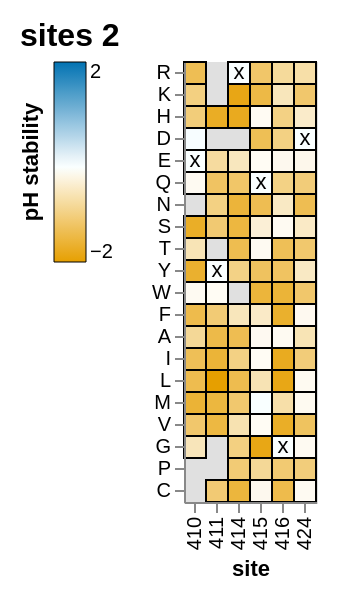

The cell this chart's notebook holds for it:
### Code cell
pH_sites_2_chart = polyclonal.plot.lineplot_and_heatmap(
    data_df=test,
    stat_col="pH stability",
    category_col="phenotype",
    alphabet=alphabet,
    # addtl_tooltip_stats=addtl_tooltip_stats,
    addtl_slider_stats={"entry in C musculinus TfR1 cells" : -5},
    init_floor_at_zero=False,
    init_site_statistic="mean",
    show_zoombar=False,
    show_lineplot=False,
    sites=pH_sites_2,
    plot_title="sites 2",
    heatmap_max_at_least=2,
    heatmap_min_at_least=-1,
)

pH_sites_2_chart

### Figure 1 — Vega-Lite specification as saved in the notebook (floating-point values rounded to 4 significant figures)
{"config": {"view": {"continuousWidth": 300, "continuousHeight": 300}, "axis": {"grid": false, "labelOverlap": "parity"}, "padding": 10}, "vconcat": [{"vconcat": [{"layer": [{"mark": {"type": "rect", "color": "#E0E0E0"}, "encoding": {"x": {"field": "site", "sort": {"field": "_stat_site_order", "order": "ascending"}, "type": "ordinal"}, "y": {"field": "mutant", "scale": {"domain": ["R", "K", "H", "D", "E", "Q", "N", "S", "T", "Y", "W", "F", "A", "I", "L", "M", "V", "G", "P", "C"]}, "sort": ["R", "K", "H", "D", "E", "Q", "N", "S", "T", "Y", "W", "F", "A", "I", "L", "M", "V", "G", "P", "C"], "title": null, "type": "nominal"}}, "name": "view_4", "transform": [{"lookup": "site", "from": {"data": {"name": "data-eb8defc88aff9094e3da7f599dab0b84"}, "key": "site", "fields": ["wildtype", "_stat_site_order"]}}, {"calculate": "if(isFinite(datum['pH stability']),datum['pH stability'],NaN)", "as": "pH stability"}, {"calculate": "if(isFinite(datum['entry in C musculinus TfR1 cells']),datum['entry in C musculinus TfR1 cells'],NaN)", "as": "entry in C musculinus TfR1 cells"}, {"calculate": "max(datum['pH stability'],floor_at_zero['floor'])", "as": "_stat"}, {"calculate": "false", "as": "_stat_hide"}, {"filter": "(((datum['entry in C musculinus TfR1 cells'] >= (param_5 - 1e-06)) || (!isFinite(datum['entry in C musculinus TfR1 cells']))) || datum['_stat_hide'])"}, {"calculate": "if(datum['_stat_hide'],-1.811,datum['_stat'])", "as": "_stat_not_hidden"}, {"joinaggregate": [{"op": "max", "field": "_stat_not_hidden", "as": "_stat_site_max"}], "groupby": ["site"]}, {"filter": "((datum['_stat_site_max'] >= (param_6 - 1e-06)) || (!isFinite(datum['_stat_site_max'])))"}, {"calculate": "(datum.wildtype !== datum.mutant)", "as": "_stat_not_wildtype"}, {"joinaggregate": [{"op": "max", "field": "_stat_not_wildtype", "as": "_stat_site_has_non_wildtype"}], "groupby": ["site"]}, {"filter": "datum['_stat_site_has_non_wildtype']"}, {"filter": {"param": "param_8"}}, {"impute": "_stat_dummy", "key": "mutant", "groupby": ["site"], "keyvals": ["R", "K", "H", "D", "E", "Q", "N", "S", "T", "Y", "W", "F", "A", "I", "L", "M", "V", "G", "P", "C"], "value": null}]}, {"mark": {"type": "rect"}, "encoding": {"color": {"value": "silver"}, "stroke": {"value": "black"}, "tooltip": [{"field": "site", "type": "nominal"}, {"field": "wildtype", "type": "nominal"}, {"field": "mutant", "type": "nominal"}, {"field": "pH stability", "format": ".3g", "type": "quantitative"}, {"field": "entry in C musculinus TfR1 cells", "format": ".3g", "type": "quantitative"}], "x": {"axis": {"labels": true, "ticks": true, "title": "site"}, "field": "site", "sort": {"field": "_stat_site_order", "order": "ascending"}, "type": "ordinal"}, "y": {"field": "mutant", "scale": {"domain": ["R", "K", "H", "D", "E", "Q", "N", "S", "T", "Y", "W", "F", "A", "I", "L", "M", "V", "G", "P", "C"]}, "sort": ["R", "K", "H", "D", "E", "Q", "N", "S", "T", "Y", "W", "F", "A", "I", "L", "M", "V", "G", "P", "C"], "title": null, "type": "nominal"}}, "title": {"text": "", "anchor": "middle", "color": "#0072B2", "orient": "left"}, "transform": [{"lookup": "site", "from": {"data": {"name": "data-eb8defc88aff9094e3da7f599dab0b84"}, "key": "site", "fields": ["wildtype", "_stat_site_order"]}}, {"calculate": "if(isFinite(datum['pH stability']),datum['pH stability'],NaN)", "as": "pH stability"}, {"calculate": "if(isFinite(datum['entry in C musculinus TfR1 cells']),datum['entry in C musculinus TfR1 cells'],NaN)", "as": "entry in C musculinus TfR1 cells"}, {"calculate": "max(datum['pH stability'],floor_at_zero['floor'])", "as": "_stat"}, {"calculate": "false", "as": "_stat_hide"}, {"filter": "(((datum['entry in C musculinus TfR1 cells'] >= (param_5 - 1e-06)) || (!isFinite(datum['entry in C musculinus TfR1 cells']))) || datum['_stat_hide'])"}, {"calculate": "if(datum['_stat_hide'],-1.811,datum['_stat'])", "as": "_stat_not_hidden"}, {"joinaggregate": [{"op": "max", "field": "_stat_not_hidden", "as": "_stat_site_max"}], "groupby": ["site"]}, {"filter": "((datum['_stat_site_max'] >= (param_6 - 1e-06)) || (!isFinite(datum['_stat_site_max'])))"}, {"calculate": "(datum.wildtype !== datum.mutant)", "as": "_stat_not_wildtype"}, {"joinaggregate": [{"op": "max", "field": "_stat_not_wildtype", "as": "_stat_site_has_non_wildtype"}], "groupby": ["site"]}, {"filter": "datum['_stat_site_has_non_wildtype']"}, {"filter": {"param": "param_8"}}, {"filter": "(datum['phenotype'] === 'functional_effect')"}, {"filter": "datum['_stat_hide']"}]}, {"mark": {"type": "rect"}, "encoding": {"color": {"field": "_stat", "legend": {"gradientLength": 100, "gradientStrokeColor": "black", "gradientStrokeWidth": 0.5, "orient": "left", "title": "pH stability", "titleOrient": "left"}, "scale": {"clamp": true, "domainMax": 2, "domainMid": 0, "domainMin": {"expr": "floor_at_zero.floor"}, "nice": false, "range": ["#e69f00", "#e7a40d", "#e9a91b", "#eaae28", "#ebb336", "#edb843", "#eebd51", "#efc25e", "#f1c76b", "#f2cc79", "#f3d286", "#f4d794", "#f6dca1", "#f7e1ae", "#f8e6bc", "#faebc9", "#fbf0d7", "#fcf5e4", "#fefaf2", "#ffffff", "#f2f8fb", "#e4f0f7", "#d7e9f3", "#c9e1ef", "#bcdaeb", "#aed2e7", "#a1cbe3", "#94c4df", "#86bcdb", "#79b5d6", "#6badd2", "#5ea6ce", "#519fca", "#4397c6", "#3690c2", "#2888be", "#1b81ba", "#0d79b6", "#0072b2"], "type": "linear", "zero": true}, "type": "quantitative"}, "stroke": {"value": "black"}, "tooltip": [{"field": "site", "type": "nominal"}, {"field": "wildtype", "type": "nominal"}, {"field": "mutant", "type": "nominal"}, {"field": "pH stability", "format": ".3g", "type": "quantitative"}, {"field": "entry in C musculinus TfR1 cells", "format": ".3g", "type": "quantitative"}], "x": {"axis": {"labels": true, "ticks": true, "title": "site"}, "field": "site", "sort": {"field": "_stat_site_order", "order": "ascending"}, "type": "ordinal"}, "y": {"field": "mutant", "scale": {"domain": ["R", "K", "H", "D", "E", "Q", "N", "S", "T", "Y", "W", "F", "A", "I", "L", "M", "V", "G", "P", "C"]}, "sort": ["R", "K", "H", "D", "E", "Q", "N", "S", "T", "Y", "W", "F", "A", "I", "L", "M", "V", "G", "P", "C"], "title": null, "type": "nominal"}}, "title": {"text": "", "anchor": "middle", "color": "#0072B2", "orient": "left"}, "transform": [{"lookup": "site", "from": {"data": {"name": "data-eb8defc88aff9094e3da7f599dab0b84"}, "key": "site", "fields": ["wildtype", "_stat_site_order"]}}, {"calculate": "if(isFinite(datum['pH stability']),datum['pH stability'],NaN)", "as": "pH stability"}, {"calculate": "if(isFinite(datum['entry in C musculinus TfR1 cells']),datum['entry in C musculinus TfR1 cells'],NaN)", "as": "entry in C musculinus TfR1 cells"}, {"calculate": "max(datum['pH stability'],floor_at_zero['floor'])", "as": "_stat"}, {"calculate": "false", "as": "_stat_hide"}, {"filter": "(((datum['entry in C musculinus TfR1 cells'] >= (param_5 - 1e-06)) || (!isFinite(datum['entry in C musculinus TfR1 cells']))) || datum['_stat_hide'])"}, {"calculate": "if(datum['_stat_hide'],-1.811,datum['_stat'])", "as": "_stat_not_hidden"}, {"joinaggregate": [{"op": "max", "field": "_stat_not_hidden", "as": "_stat_site_max"}], "groupby": ["site"]}, {"filter": "((datum['_stat_site_max'] >= (param_6 - 1e-06)) || (!isFinite(datum['_stat_site_max'])))"}, {"calculate": "(datum.wildtype !== datum.mutant)", "as": "_stat_not_wildtype"}, {"joinaggregate": [{"op": "max", "field": "_stat_not_wildtype", "as": "_stat_site_has_non_wildtype"}], "groupby": ["site"]}, {"filter": "datum['_stat_site_has_non_wildtype']"}, {"filter": {"param": "param_8"}}, {"filter": "(datum['phenotype'] === 'functional_effect')"}, {"filter": "(!datum['_stat_hide'])"}]}, {"mark": {"type": "text", "color": "black", "text": "x"}, "encoding": {"x": {"field": "site", "sort": {"field": "_stat_site_order", "order": "ascending"}, "type": "ordinal"}, "y": {"field": "mutant", "scale": {"domain": ["R", "K", "H", "D", "E", "Q", "N", "S", "T", "Y", "W", "F", "A", "I", "L", "M", "V", "G", "P", "C"]}, "sort": ["R", "K", "H", "D", "E", "Q", "N", "S", "T", "Y", "W", "F", "A", "I", "L", "M", "V", "G", "P", "C"], "title": null, "type": "nominal"}}, "transform": [{"lookup": "site", "from": {"data": {"name": "data-eb8defc88aff9094e3da7f599dab0b84"}, "key": "site", "fields": ["wildtype", "_stat_site_order"]}}, {"calculate": "if(isFinite(datum['pH stability']),datum['pH stability'],NaN)", "as": "pH stability"}, {"calculate": "if(isFinite(datum['entry in C musculinus TfR1 cells']),datum['entry in C musculinus TfR1 cells'],NaN)", "as": "entry in C musculinus TfR1 cells"}, {"calculate": "max(datum['pH stability'],floor_at_zero['floor'])", "as": "_stat"}, {"calculate": "false", "as": "_stat_hide"}, {"filter": "(((datum['entry in C musculinus TfR1 cells'] >= (param_5 - 1e-06)) || (!isFinite(datum['entry in C musculinus TfR1 cells']))) || datum['_stat_hide'])"}, {"calculate": "if(datum['_stat_hide'],-1.811,datum['_stat'])", "as": "_stat_not_hidden"}, {"joinaggregate": [{"op": "max", "field": "_stat_not_hidden", "as": "_stat_site_max"}], "groupby": ["site"]}, {"filter": "((datum['_stat_site_max'] >= (param_6 - 1e-06)) || (!isFinite(datum['_stat_site_max'])))"}, {"calculate": "(datum.wildtype !== datum.mutant)", "as": "_stat_not_wildtype"}, {"joinaggregate": [{"op": "max", "field": "_stat_not_wildtype", "as": "_stat_site_has_non_wildtype"}], "groupby": ["site"]}, {"filter": "datum['_stat_site_has_non_wildtype']"}, {"filter": {"param": "param_8"}}, {"filter": "(datum.wildtype === datum.mutant)"}]}], "height": {"step": 11}, "width": {"step": 11}}], "resolve": {"scale": {"color": "shared", "x": "shared"}}, "spacing": 10}], "data": {"name": "data-4bb9de0a9459b35d9c7b0447fe9edcb7"}, "params": [{"name": "floor_at_zero", "select": {"type": "point", "fields": ["floor"]}, "bind": {"input": "radio", "options": [0, -1.811], "labels": ["yes", "no"], "name": "floor pH stability at zero"}, "value": [{"floor": -1.811}], "views": ["view_4"]}, {"name": "param_8", "select": {"type": "interval", "encodings": ["x"], "mark": {"stroke": "black", "strokeWidth": 2}}, "views": ["view_4"]}, {"name": "param_5", "bind": {"input": "range", "max": 0.04205, "min": -5.6, "name": "minimum entry in C musculinus TfR1 cells"}, "value": -5}, {"name": "param_6", "bind": {"input": "range", "max": 2, "min": -1.811, "name": "minimum max of pH stability at site"}, "value": -1.811}], "resolve": {"scale": {"color": "independent"}}, "title": {"text": "sites 2", "align": "left", "anchor": "start", "fontSize": 16}, "$schema": "https://vega.github.io/schema/vega-lite/v5.20.1.json", "datasets": {"data-4bb9de0a9459b35d9c7b0447fe9edcb7": [{"site": 410, "mutant": "A", "pH stability": -0.7429, "phenotype": "functional_effect", "entry in C musculinus TfR1 cells": -0.6054}, {"site": 410, "mutant": "D", "pH stability": 0.03647, "phenotype": "functional_effect", "entry in C musculinus TfR1 cells": -0.8764}, {"site": 410, "mutant": "E", "pH stability": 0.0, "phenotype": "functional_effect", "entry in C musculinus TfR1 cells": 0.0}, {"site": 410, "mutant": "F", "pH stability": -1.271, "phenotype": "functional_effect", "entry in C musculinus TfR1 cells": -3.579}, {"site": 410, "mutant": "G", "pH stability": -0.4903, "phenotype": "functional_effect", "entry in C musculinus TfR1 cells": -2.968}, {"site": 410, "mutant": "H", "pH stability": -0.9437, "phenotype": "functional_effect", "entry in C musculinus TfR1 cells": -0.6501}, {"site": 410, "mutant": "I", "pH stability": -1.198, "phenotype": "functional_effect", "entry in C musculinus TfR1 cells": -3.818}, {"site": 410, "mutant": "K", "pH stability": -0.8951, "phenotype": "functional_effect", "entry in C musculinus TfR1 cells": -4.541}, {"site": 410, "mutant": "L", "pH stability": -1.255, "phenotype": "functional_effect", "entry in C musculinus TfR1 cells": -3.709}, {"site": 410, "mutant": "M", "pH stability": -1.431, "phenotype": "functional_effect", "entry in C musculinus TfR1 cells": -1.503}, {"site": 410, "mutant": "Q", "pH stability": -0.08738, "phenotype": "functional_effect", "entry in C musculinus TfR1 cells": -0.6535}, {"site": 410, "mutant": "R", "pH stability": -1.217, "phenotype": "functional_effect", "entry in C musculinus TfR1 cells": -2.852}, {"site": 410, "mutant": "S", "pH stability": -1.53, "phenotype": "functional_effect", "entry in C musculinus TfR1 cells": -0.9687}, {"site": 410, "mutant": "T", "pH stability": -0.516, "phenotype": "functional_effect", "entry in C musculinus TfR1 cells": -3.264}, {"site": 410, "mutant": "V", "pH stability": -1.042, "phenotype": "functional_effect", "entry in C musculinus TfR1 cells": -3.063}, {"site": 410, "mutant": "W", "pH stability": -0.09006, "phenotype": "functional_effect", "entry in C musculinus TfR1 cells": -0.7358}, {"site": 410, "mutant": "Y", "pH stability": -1.479, "phenotype": "functional_effect", "entry in C musculinus TfR1 cells": -3.21}, {"site": 411, "mutant": "A", "pH stability": -1.297, "phenotype": "functional_effect", "entry in C musculinus TfR1 cells": -2.431}, {"site": 411, "mutant": "C", "pH stability": -0.9904, "phenotype": "functional_effect", "entry in C musculinus TfR1 cells": -4.327}, {"site": 411, "mutant": "E", "pH stability": -0.6797, "phenotype": "functional_effect", "entry in C musculinus TfR1 cells": -3.824}, {"site": 411, "mutant": "F", "pH stability": -0.9778, "phenotype": "functional_effect", "entry in C musculinus TfR1 cells": -3.462}, {"site": 411, "mutant": "H", "pH stability": -1.551, "phenotype": "functional_effect", "entry in C musculinus TfR1 cells": -1.751}, {"site": 411, "mutant": "I", "pH stability": -1.418, "phenotype": "functional_effect", "entry in C musculinus TfR1 cells": -2.266}, {"site": 411, "mutant": "K", "pH stability": -0.0207, "phenotype": "functional_effect", "entry in C musculinus TfR1 cells": -5.6}, {"site": 411, "mutant": "L", "pH stability": -1.811, "phenotype": "functional_effect", "entry in C musculinus TfR1 cells": -1.032}, {"site": 411, "mutant": "M", "pH stability": -1.363, "phenotype": "functional_effect", "entry in C musculinus TfR1 cells": -2.354}, {"site": 411, "mutant": "N", "pH stability": -0.8809, "phenotype": "functional_effect", "entry in C musculinus TfR1 cells": -3.658}, {"site": 411, "mutant": "Q", "pH stability": -1.116, "phenotype": "functional_effect", "entry in C musculinus TfR1 cells": -3.22}, {"site": 411, "mutant": "R", "pH stability": -0.5416, "phenotype": "functional_effect", "entry in C musculinus TfR1 cells": -5.035}, {"site": 411, "mutant": "S", "pH stability": -1.003, "phenotype": "functional_effect", "entry in C musculinus TfR1 cells": -3.058}, {"site": 411, "mutant": "V", "pH stability": -1.341, "phenotype": "functional_effect", "entry in C musculinus TfR1 cells": -3.183}, {"site": 411, "mutant": "W", "pH stability": -0.06094, "phenotype": "functional_effect", "entry in C musculinus TfR1 cells": -2.279}, {"site": 411, "mutant": "Y", "pH stability": 0.0, "phenotype": "functional_effect", "entry in C musculinus TfR1 cells": 0.0}, {"site": 414, "mutant": "A", "pH stability": -1.235, "phenotype": "functional_effect", "entry in C musculinus TfR1 cells": -2.989}, {"site": 414, "mutant": "C", "pH stability": -1.38, "phenotype": "functional_effect", "entry in C musculinus TfR1 cells": -2.51}, {"site": 414, "mutant": "E", "pH stability": -0.4623, "phenotype": "functional_effect", "entry in C musculinus TfR1 cells": -3.71}, {"site": 414, "mutant": "F", "pH stability": -0.4844, "phenotype": "functional_effect", "entry in C musculinus TfR1 cells": -3.133}, {"site": 414, "mutant": "G", "pH stability": -0.8939, "phenotype": "functional_effect", "entry in C musculinus TfR1 cells": -3.074}, {"site": 414, "mutant": "H", "pH stability": -1.593, "phenotype": "functional_effect", "entry in C musculinus TfR1 cells": -2.771}, {"site": 414, "mutant": "I", "pH stability": -0.8709, "phenotype": "functional_effect", "entry in C musculinus TfR1 cells": -3.542}, {"site": 414, "mutant": "K", "pH stability": -1.669, "phenotype": "functional_effect", "entry in C musculinus TfR1 cells": -1.746}, {"site": 414, "mutant": "L", "pH stability": -1.253, "phenotype": "functional_effect", "entry in C musculinus TfR1 cells": -3.006}, {"site": 414, "mutant": "M", "pH stability": -1.029, "phenotype": "functional_effect", "entry in C musculinus TfR1 cells": -3.285}, {"site": 414, "mutant": "N", "pH stability": -1.403, "phenotype": "functional_effect", "entry in C musculinus TfR1 cells": -2.301}, {"site": 414, "mutant": "P", "pH stability": -0.9799, "phenotype": "functional_effect", "entry in C musculinus TfR1 cells": -4.393}, {"site": 414, "mutant": "Q", "pH stability": -1.069, "phenotype": "functional_effect", "entry in C musculinus TfR1 cells": -2.455}, {"site": 414, "mutant": "R", "pH stability": 0.0, "phenotype": "functional_effect", "entry in C musculinus TfR1 cells": 0.0}, {"site": 414, "mutant": "S", "pH stability": -1.357, "phenotype": "functional_effect", "entry in C musculinus TfR1 cells": -2.951}, {"site": 414, "mutant": "T", "pH stability": -1.246, "phenotype": "functional_effect", "entry in C musculinus TfR1 cells": -3.258}, {"site": 414, "mutant": "V", "pH stability": -0.5489, "phenotype": "functional_effect", "entry in C musculinus TfR1 cells": -4.016}, {"site": 414, "mutant": "W", "pH stability": -0.4567, "phenotype": "functional_effect", "entry in C musculinus TfR1 cells": -5.162}, {"site": 414, "mutant": "Y", "pH stability": -0.8606, "phenotype": "functional_effect", "entry in C musculinus TfR1 cells": -3.64}, {"site": 415, "mutant": "A", "pH stability": -0.1054, "phenotype": "functional_effect", "entry in C musculinus TfR1 cells": -0.9276}, {"site": 415, "mutant": "C", "pH stability": -0.1248, "phenotype": "functional_effect", "entry in C musculinus TfR1 cells": -2.006}, {"site": 415, "mutant": "D", "pH stability": -1.208, "phenotype": "functional_effect", "entry in C musculinus TfR1 cells": -2.3}, {"site": 415, "mutant": "E", "pH stability": -0.04887, "phenotype": "functional_effect", "entry in C musculinus TfR1 cells": -1.316}, {"site": 415, "mutant": "F", "pH stability": -0.3929, "phenotype": "functional_effect", "entry in C musculinus TfR1 cells": -2.103}, {"site": 415, "mutant": "G", "pH stability": -1.665, "phenotype": "functional_effect", "entry in C musculinus TfR1 cells": -0.6632}, {"site": 415, "mutant": "H", "pH stability": -0.08095, "phenotype": "functional_effect", "entry in C musculinus TfR1 cells": -0.2712}, {"site": 415, "mutant": "I", "pH stability": -0.04345, "phenotype": "functional_effect", "entry in C musculinus TfR1 cells": -1.657}, {"site": 415, "mutant": "K", "pH stability": -1.315, "phenotype": "functional_effect", "entry in C musculinus TfR1 cells": -2.161}, {"site": 415, "mutant": "L", "pH stability": -0.5337, "phenotype": "functional_effect", "entry in C musculinus TfR1 cells": -1.423}, {"site": 415, "mutant": "M", "pH stability": 0.01237, "phenotype": "functional_effect", "entry in C musculinus TfR1 cells": -1.802}, {"site": 415, "mutant": "N", "pH stability": -1.232, "phenotype": "functional_effect", "entry in C musculinus TfR1 cells": 0.008645}, {"site": 415, "mutant": "P", "pH stability": -0.742, "phenotype": "functional_effect", "entry in C musculinus TfR1 cells": -2.989}, {"site": 415, "mutant": "Q", "pH stability": 0.0, "phenotype": "functional_effect", "entry in C musculinus TfR1 cells": 0.0}, {"site": 415, "mutant": "R", "pH stability": -1.061, "phenotype": "functional_effect", "entry in C musculinus TfR1 cells": -1.983}, {"site": 415, "mutant": "S", "pH stability": -0.2958, "phenotype": "functional_effect", "entry in C musculinus TfR1 cells": -0.7057}, {"site": 415, "mutant": "T", "pH stability": -0.08802, "phenotype": "functional_effect", "entry in C musculinus TfR1 cells": -0.7519}, {"site": 415, "mutant": "V", "pH stability": -0.04605, "phenotype": "functional_effect", "entry in C musculinus TfR1 cells": -0.9039}, {"site": 415, "mutant": "W", "pH stability": -1.392, "phenotype": "functional_effect", "entry in C musculinus TfR1 cells": -2.034}, {"site": 415, "mutant": "Y", "pH stability": -1.139, "phenotype": "functional_effect", "entry in C musculinus TfR1 cells": -1.046}, {"site": 416, "mutant": "A", "pH stability": -0.08561, "phenotype": "functional_effect", "entry in C musculinus TfR1 cells": -0.1054}, {"site": 416, "mutant": "C", "pH stability": -1.272, "phenotype": "functional_effect", "entry in C musculinus TfR1 cells": -1.512}, {"site": 416, "mutant": "D", "pH stability": -0.8815, "phenotype": "functional_effect", "entry in C musculinus TfR1 cells": -2.211}, {"site": 416, "mutant": "E", "pH stability": -0.1255, "phenotype": "functional_effect", "entry in C musculinus TfR1 cells": -0.2384}, {"site": 416, "mutant": "F", "pH stability": -1.494, "phenotype": "functional_effect", "entry in C musculinus TfR1 cells": -2.176}, {"site": 416, "mutant": "G", "pH stability": 0.0, "phenotype": "functional_effect", "entry in C musculinus TfR1 cells": 0.0}, {"site": 416, "mutant": "H", "pH stability": -0.8756, "phenotype": "functional_effect", "entry in C musculinus TfR1 cells": -0.6052}, {"site": 416, "mutant": "I", "pH stability": -1.584, "phenotype": "functional_effect", "entry in C musculinus TfR1 cells": -2.206}, {"site": 416, "mutant": "K", "pH stability": -0.4832, "phenotype": "functional_effect", "entry in C musculinus TfR1 cells": -0.0621}, {"site": 416, "mutant": "L", "pH stability": -1.656, "phenotype": "functional_effect", "entry in C musculinus TfR1 cells": -0.9389}, {"site": 416, "mutant": "M", "pH stability": -0.6049, "phenotype": "functional_effect", "entry in C musculinus TfR1 cells": -0.4796}, {"site": 416, "mutant": "N", "pH stability": -0.4185, "phenotype": "functional_effect", "entry in C musculinus TfR1 cells": -1.203}, {"site": 416, "mutant": "P", "pH stability": -0.9987, "phenotype": "functional_effect", "entry in C musculinus TfR1 cells": -3.341}, {"site": 416, "mutant": "Q", "pH stability": -0.8641, "phenotype": "functional_effect", "entry in C musculinus TfR1 cells": -0.4164}, {"site": 416, "mutant": "R", "pH stability": -0.7098, "phenotype": "functional_effect", "entry in C musculinus TfR1 cells": -0.2521}, {"site": 416, "mutant": "S", "pH stability": -0.09385, "phenotype": "functional_effect", "entry in C musculinus TfR1 cells": 0.04205}, {"site": 416, "mutant": "T", "pH stability": -1.196, "phenotype": "functional_effect", "entry in C musculinus TfR1 cells": -1.237}, {"site": 416, "mutant": "V", "pH stability": -1.53, "phenotype": "functional_effect", "entry in C musculinus TfR1 cells": -1.887}, {"site": 416, "mutant": "W", "pH stability": -1.415, "phenotype": "functional_effect", "entry in C musculinus TfR1 cells": -2.572}, {"site": 416, "mutant": "Y", "pH stability": -1.12, "phenotype": "functional_effect", "entry in C musculinus TfR1 cells": -3.32}, {"site": 424, "mutant": "A", "pH stability": -0.5238, "phenotype": "functional_effect", "entry in C musculinus TfR1 cells": -1.34}, {"site": 424, "mutant": "C", "pH stability": -0.08552, "phenotype": "functional_effect", "entry in C musculinus TfR1 cells": -3.529}, {"site": 424, "mutant": "D", "pH stability": 0.0, "phenotype": "functional_effect", "entry in C musculinus TfR1 cells": 0.0}, {"site": 424, "mutant": "E", "pH stability": -0.1437, "phenotype": "functional_effect", "entry in C musculinus TfR1 cells": -0.8816}, {"site": 424, "mutant": "F", "pH stability": -0.1083, "phenotype": "functional_effect", "entry in C musculinus TfR1 cells": -2.105}, {"site": 424, "mutant": "G", "pH stability": -0.08568, "phenotype": "functional_effect", "entry in C musculinus TfR1 cells": -2.042}, {"site": 424, "mutant": "H", "pH stability": -0.3778, "phenotype": "functional_effect", "entry in C musculinus TfR1 cells": -1.85}, {"site": 424, "mutant": "I", "pH stability": -0.9501, "phenotype": "functional_effect", "entry in C musculinus TfR1 cells": -1.749}, {"site": 424, "mutant": "K", "pH stability": -1.039, "phenotype": "functional_effect", "entry in C musculinus TfR1 cells": -1.512}, {"site": 424, "mutant": "L", "pH stability": -0.1012, "phenotype": "functional_effect", "entry in C musculinus TfR1 cells": -3.344}, {"site": 424, "mutant": "M", "pH stability": -0.1011, "phenotype": "functional_effect", "entry in C musculinus TfR1 cells": -2.053}, {"site": 424, "mutant": "N", "pH stability": -1.235, "phenotype": "functional_effect", "entry in C musculinus TfR1 cells": -1.603}, {"site": 424, "mutant": "P", "pH stability": -0.9385, "phenotype": "functional_effect", "entry in C musculinus TfR1 cells": -2.918}, {"site": 424, "mutant": "Q", "pH stability": -0.9546, "phenotype": "functional_effect", "entry in C musculinus TfR1 cells": -1.462}, {"site": 424, "mutant": "R", "pH stability": -0.6181, "phenotype": "functional_effect", "entry in C musculinus TfR1 cells": -2.042}, {"site": 424, "mutant": "S", "pH stability": -0.4014, "phenotype": "functional_effect", "entry in C musculinus TfR1 cells": -2.22}, {"site": 424, "mutant": "T", "pH stability": -1.033, "phenotype": "functional_effect", "entry in C musculinus TfR1 cells": -1.347}, {"site": 424, "mutant": "V", "pH stability": -1.134, "phenotype": "functional_effect", "entry in C musculinus TfR1 cells": -2.12}, {"site": 424, "mutant": "W", "pH stability": -1.049, "phenotype": "functional_effect", "entry in C musculinus TfR1 cells": -3.553}, {"site": 424, "mutant": "Y", "pH stability": -0.4179, "phenotype": "functional_effect", "entry in C musculinus TfR1 cells": -2.433}], "data-eb8defc88aff9094e3da7f599dab0b84": [{"site": 410, "wildtype": "E", "_stat_site_order": 0}, {"site": 411, "wildtype": "Y", "_stat_site_order": 1}, {"site": 414, "wildtype": "R", "_stat_site_order": 2}, {"site": 415, "wildtype": "Q", "_stat_site_order": 3}, {"site": 416, "wildtype": "G", "_stat_site_order": 4}, {"site": 424, "wildtype": "D", "_stat_site_order": 5}]}}
